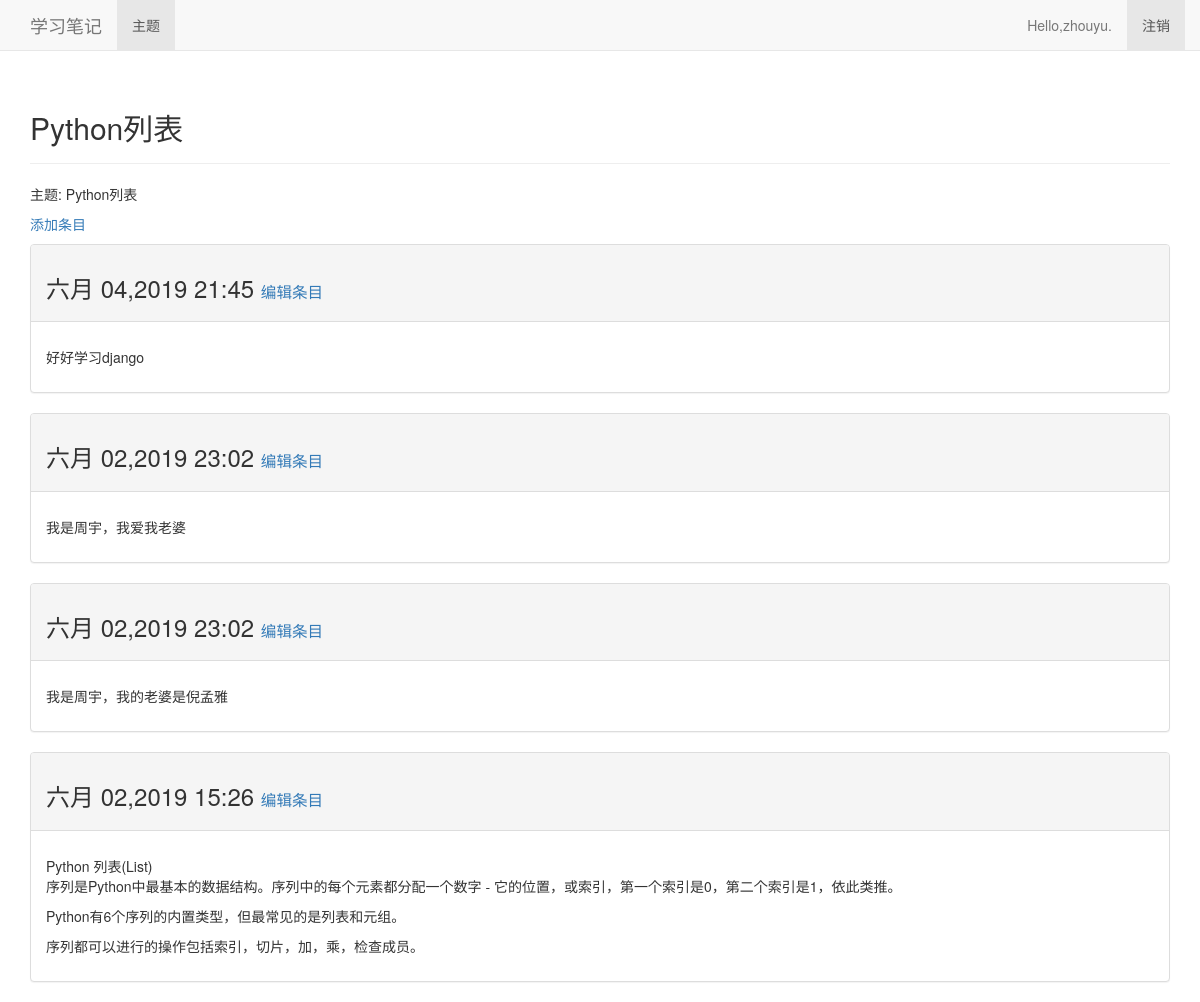
The page /topics/1/ (signed in) on the database its author committed.
### learning_logs/models.py (models this page shows, shortened)
class Topic(models.Model):
	text=models.CharField(max_length=200)
	date_added=models.DateTimeField(auto_now_add=True)
	owner = models.ForeignKey(User) #创建关联表与Django的登录User有外键关系
	def __str__(self):
		return self.text

class Entry(models.Model):
	topic=models.ForeignKey(Topic)
	text = models.TextField()
	date_added=models.DateTimeField(auto_now_add=True)
	class Meta:
		verbose_name_plural = "entries"

### learning_logs/views.py (the view)
# urls.py: url(r'^topics/(?P<topic_id>\d+)/$',views.topic,name='topic'),
@login_required
def topic(request,topic_id):
	topic = Topic.objects.get(id=topic_id)
	if topic.owner != request.user:
		raise Http404
	entries = topic.entry_set.order_by('-date_added')
	context = {"topic":topic,'entries':entries}
	return render(request,'learning_logs/topic.html',context)

### learning_logs/templates/learning_logs/topic.html
{% extends "learning_logs/base.html" %}
{%block header%}
	<h2>{{topic}}</h2>
{%endblock header%}
{% block content %}
<p>主题: {{topic}}</p>
<p>
	<a href={%url 'learning_logs:new_entry' topic.id%}>添加条目</a>
</p>
	{%for entry in  entries%}
	<div class="panel panel-default">
		<div class="panel-heading">
		<h3>
		{{entry.date_added| date:'M d,Y H:i'}}
		<small>
			<a href={%url 'learning_logs:edit_entry' entry.id%}>编辑条目</a>
		</small>
		</h3>
		</div>
		<div class="panel-body">
		<p>{{entry.text|linebreaks}}</p>
		</div>
	</div>
	{% empty %}
		没有创建任何条目
	{%endfor%}
{% endblock content %}

### learning_logs/templates/learning_logs/base.html (shortened to what this page needs)
{% load bootstrap3 %}
<!DOCTYPE html>
<html lang="en">
	<head>
	</head>
	{% bootstrap_css %}
	<body>
		<nav class="navbar navbar-default navbar-static-top">
      <div class="container">
        <div class="navbar-header">
          <a class="navbar-brand" href="{%url 'learning_logs:index'%}">学习笔记</a>
        </div>
        <div id="navbar" class="navbar-collapse collapse">
          <ul class="nav navbar-nav">
            <li class="active"><a href="{%url 'learning_logs:topics'%}">主题</a></li>
          </ul>
          <ul class="nav navbar-nav navbar-right">
			{%if user.is_authenticated %}
			<li><a>Hello,{{user.username}}.</a></li>
            <li class="active"><a href="{%url 'users:logout'%}">注销</a></li>
			{% else %}
            <li class="active"><a href="{%url 'users:register'%}">注册</a></li>
            <li class="active"><a href="{%url 'users:login'%}">登录</a></li>
			{%endif%}
          </ul>
        </div>
      </div>
    </nav>
	<div class="container">
		<div class="page-header">
			{% block header %}{% endblock header %}
		</div>
		<div>
			{% block content %}{% endblock content %}
		</div>
	</div>
	</body>
</html>

### rows shown on the page
Topic: text "Python列表"
Entry: date_added "六月 04,2019 21:45", text "好好学习django"
Entry: date_added "六月 02,2019 23:02", text "我是周宇，我爱我老婆"
Entry: date_added "六月 02,2019 23:02", text "我是周宇，我的老婆是倪孟雅"
Entry: date_added "六月 02,2019 15:26", text "Python 列表(List) 序列是Python中最基本的数据结构。序列中的每个元素都分配一个数字 - 它的位置，或索引，第一个索引是0，第二个索引是1，依此类推。 Python有6个序列的内置类型，但最常见的是列表和元组。 序列都可以进行的操作包括索引，切片，加，乘，检查成员。"

### other values the page prints
{{ user.username }} "zhouyu"
